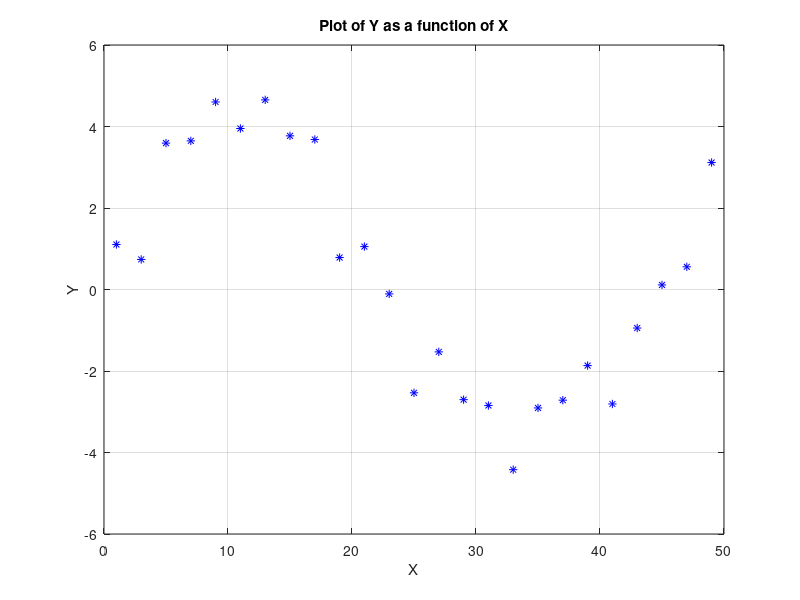

Write the MATLAB code that produced this figure.
% Load the .mat file
myVar = load('Data.mat');
data = myVar.data;

% Separate x and y values from the data matrix
x = data(1, :); % First row for x values
y = data(2, :); % Second row for y values

% Plotting the data
figure;
plot(x, y, 'b*');
xlabel('X');
ylabel('Y');
title('Plot of Y as a function of X');
grid on;

% Save the plot as a PNG file
saveas(gcf, 'myPlot.png');
